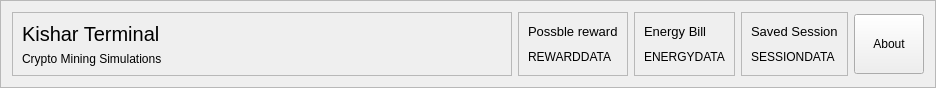
    <widget class="QFrame" name="frame">
     <property name="maximumSize">
      <size>
       <width>16777215</width>
       <height>80</height>
      </size>
     </property>
     <property name="frameShape">
      <enum>QFrame::Shape::StyledPanel</enum>
     </property>
     <property name="frameShadow">
      <enum>QFrame::Shadow::Raised</enum>
     </property>
     <layout class="QHBoxLayout" name="horizontalLayout_2">
      <item>
       <widget class="QFrame" name="frame_4">
        <property name="minimumSize">
         <size>
          <width>500</width>
          <height>0</height>
         </size>
        </property>
        <property name="maximumSize">
         <size>
          <width>16777215</width>
          <height>16777215</height>
         </size>
        </property>
        <property name="frameShape">
         <enum>QFrame::Shape::StyledPanel</enum>
        </property>
        <property name="frameShadow">
         <enum>QFrame::Shadow::Raised</enum>
        </property>
        <layout class="QVBoxLayout" name="verticalLayout_2">
         <item>
          <widget class="QLabel" name="label">
           <property name="font">
            <font>
             <pointsize>15</pointsize>
            </font>
           </property>
           <property name="text">
            <string>Kishar Terminal</string>
           </property>
          </widget>
         </item>
         <item>
          <widget class="QLabel" name="label_49">
           <property name="text">
            <string>Crypto Mining Simulations</string>
           </property>
          </widget>
         </item>
        </layout>
       </widget>
      </item>
      <item>
       <widget class="QFrame" name="frame_16">
        <property name="frameShape">
         <enum>QFrame::Shape::StyledPanel</enum>
        </property>
        <property name="frameShadow">
         <enum>QFrame::Shadow::Raised</enum>
        </property>
        <layout class="QVBoxLayout" name="verticalLayout_6">
         <item>
          <widget class="QLabel" name="label_6">
           <property name="font">
            <font>
             <pointsize>10</pointsize>
            </font>
           </property>
           <property name="text">
            <string>Possble reward</string>
           </property>
          </widget>
         </item>
         <item>
          <widget class="QLabel" name="label_7">
           <property name="text">
            <string>REWARDDATA</string>
           </property>
          </widget>
         </item>
        </layout>
       </widget>
      </item>
      <item>
       <widget class="QFrame" name="frame_15">
        <property name="frameShape">
         <enum>QFrame::Shape::StyledPanel</enum>
        </property>
        <property name="frameShadow">
         <enum>QFrame::Shadow::Raised</enum>
        </property>
        <layout class="QVBoxLayout" name="verticalLayout_4">
         <item>
          <widget class="QLabel" name="label_4">
           <property name="font">
            <font>
             <pointsize>10</pointsize>
            </font>
           </property>
           <property name="text">
            <string>Energy Bill</string>
           </property>
          </widget>
         </item>
         <item>
          <widget class="QLabel" name="label_5">
           <property name="text">
            <string>ENERGYDATA</string>
           </property>
          </widget>
         </item>
        </layout>
       </widget>
      </item>
      <item>
       <widget class="QFrame" name="frame_14">
        <property name="frameShape">
         <enum>QFrame::Shape::StyledPanel</enum>
        </property>
        <property name="frameShadow">
         <enum>QFrame::Shadow::Raised</enum>
        </property>
        <layout class="QVBoxLayout" name="verticalLayout_3">
         <item>
          <widget class="QLabel" name="label_2">
           <property name="font">
            <font>
             <pointsize>10</pointsize>
            </font>
           </property>
           <property name="text">
            <string>Saved Session</string>
           </property>
          </widget>
         </item>
         <item>
          <widget class="QLabel" name="label_3">
           <property name="text">
            <string>SESSIONDATA</string>
           </property>
          </widget>
         </item>
        </layout>
       </widget>
      </item>
      <item>
       <widget class="QPushButton" name="pushButton">
        <property name="minimumSize">
         <size>
          <width>0</width>
          <height>60</height>
         </size>
        </property>
        <property name="maximumSize">
         <size>
          <width>70</width>
          <height>16777215</height>
         </size>
        </property>
        <property name="text">
         <string>About</string>
        </property>
       </widget>
      </item>
     </layout>
    </widget>
